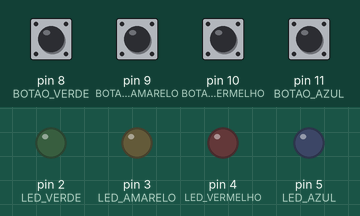
This sketch was run on a simulated Arduino Uno, built with avr-gcc and run on an emulated ATmega328P. Shown: output pins drawn as LEDs (lit = HIGH). Inputs (shaded band) come from the test bench; at power-on: pin 8 (BOTAO_VERDE), pin 9 (BOTAO_AMARELO), pin 10 (BOTAO_VERMELHO), pin 11 (BOTAO_AZUL) HIGH. Random numbers use the default seed unless the sketch sets one; what the sketch prints to the serial monitor is not drawn.

Above: at 1.2 s.
1.3 s: pin 8 (BOTAO_VERDE) pulled LOW for 0.15 s
At 2.1 s:
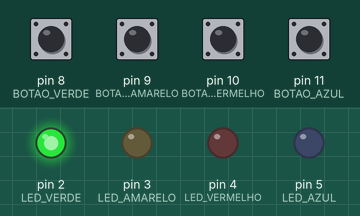
3.8 s: pin 9 (BOTAO_AMARELO) pulled LOW for 0.15 s
At 4.1 s:
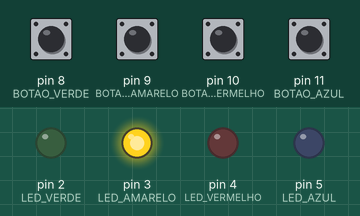
6.3 s: pin 10 (BOTAO_VERMELHO) pulled LOW for 0.15 s
At 7.1 s:
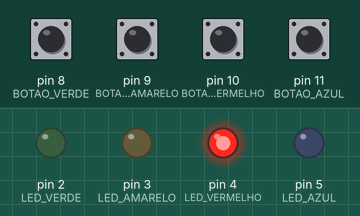
8.8 s: pin 11 (BOTAO_AZUL) pulled LOW for 0.15 s
At 9.6 s:
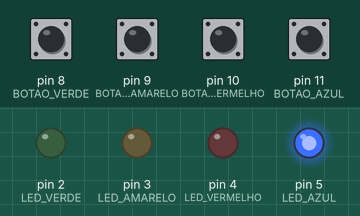
Timing chart, 0 to 11.8 s (numbered marks = the images above; inputs shaded):
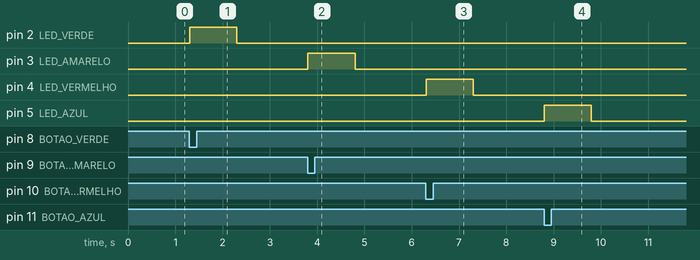

Measured:
- after the input at 1.3 s, pin 2 (LED_VERDE): LOW → HIGH at once, → LOW 1.0 s later
- after the input at 3.8 s, pin 3 (LED_AMARELO): LOW → HIGH at once, → LOW 1.0 s later
- after the input at 6.3 s, pin 4 (LED_VERMELHO): LOW → HIGH at once, → LOW 1.0 s later
- after the input at 8.8 s, pin 5 (LED_AZUL): LOW → HIGH at once, → LOW 1.0 s later

The sketch:

genius_alura.ino
```cpp
#define LED_VERDE 2
#define LED_AMARELO 3
#define LED_VERMELHO 4
#define LED_AZUL 5

#define BOTAO_VERDE 8
#define BOTAO_AMARELO 9
#define BOTAO_VERMELHO 10
#define BOTAO_AZUL 11

#define UM_SEGUNDO 1000
#define MEIO_SEGUNDO 500

#define TAMANHO_SEQUENCIA 4
#define INDEFINIDO -1
int sequenciaLuzes[TAMANHO_SEQUENCIA];


void setup(){
    Serial.begin(9600);
    iniciaPortas();
    iniciaJogo();
}

void iniciaJogo() {
  int potenciometro = analogRead(0);
  Serial.println(potenciometro);
  for(int indice = 0; indice < TAMANHO_SEQUENCIA; indice ++){
    sequenciaLuzes[indice] = sorteiaCor();
  }
}

int sorteiaCor() {
    return random(LED_VERDE, LED_AZUL + 1); // 2-5 (6)
}

void iniciaPortas(){
    pinMode(LED_VERDE, OUTPUT);
    pinMode(LED_AMARELO, OUTPUT);
    pinMode(LED_VERMELHO, OUTPUT);
    pinMode(LED_AZUL, OUTPUT);

    pinMode(BOTAO_VERDE, INPUT_PULLUP);
    pinMode(BOTAO_AMARELO, INPUT_PULLUP);
    pinMode(BOTAO_VERMELHO, INPUT_PULLUP);
    pinMode(BOTAO_AZUL, INPUT_PULLUP);
}


void loop(){
    Serial.println(checaRespostaJogador());
}

int checaRespostaJogador() {
  if(digitalRead(BOTAO_VERDE) == LOW) {
     return piscaLed(LED_VERDE);
  }
  if(digitalRead(BOTAO_AMARELO) == LOW) {
     return piscaLed(LED_AMARELO);
  }
  if(digitalRead(BOTAO_VERMELHO) == LOW) {
     return piscaLed(LED_VERMELHO);
  }
  if(digitalRead(BOTAO_AZUL) == LOW) {
     return piscaLed(LED_AZUL);
  }
  return INDEFINIDO;
}

int piscaLed(int portaLed){
  digitalWrite(portaLed,HIGH);
  delay(UM_SEGUNDO);
  digitalWrite(portaLed,LOW);
  delay(MEIO_SEGUNDO);
  return portaLed;
}
```
